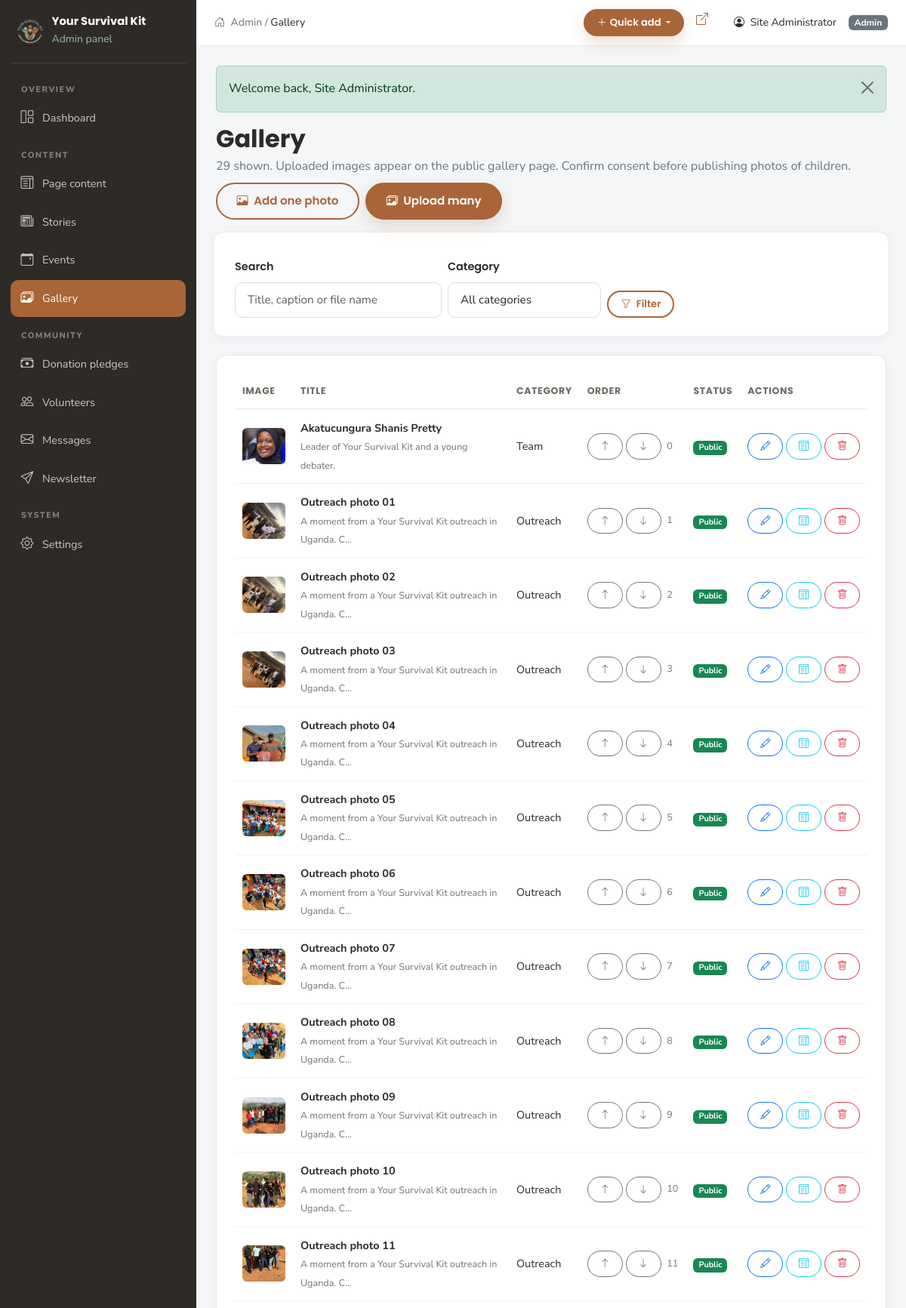
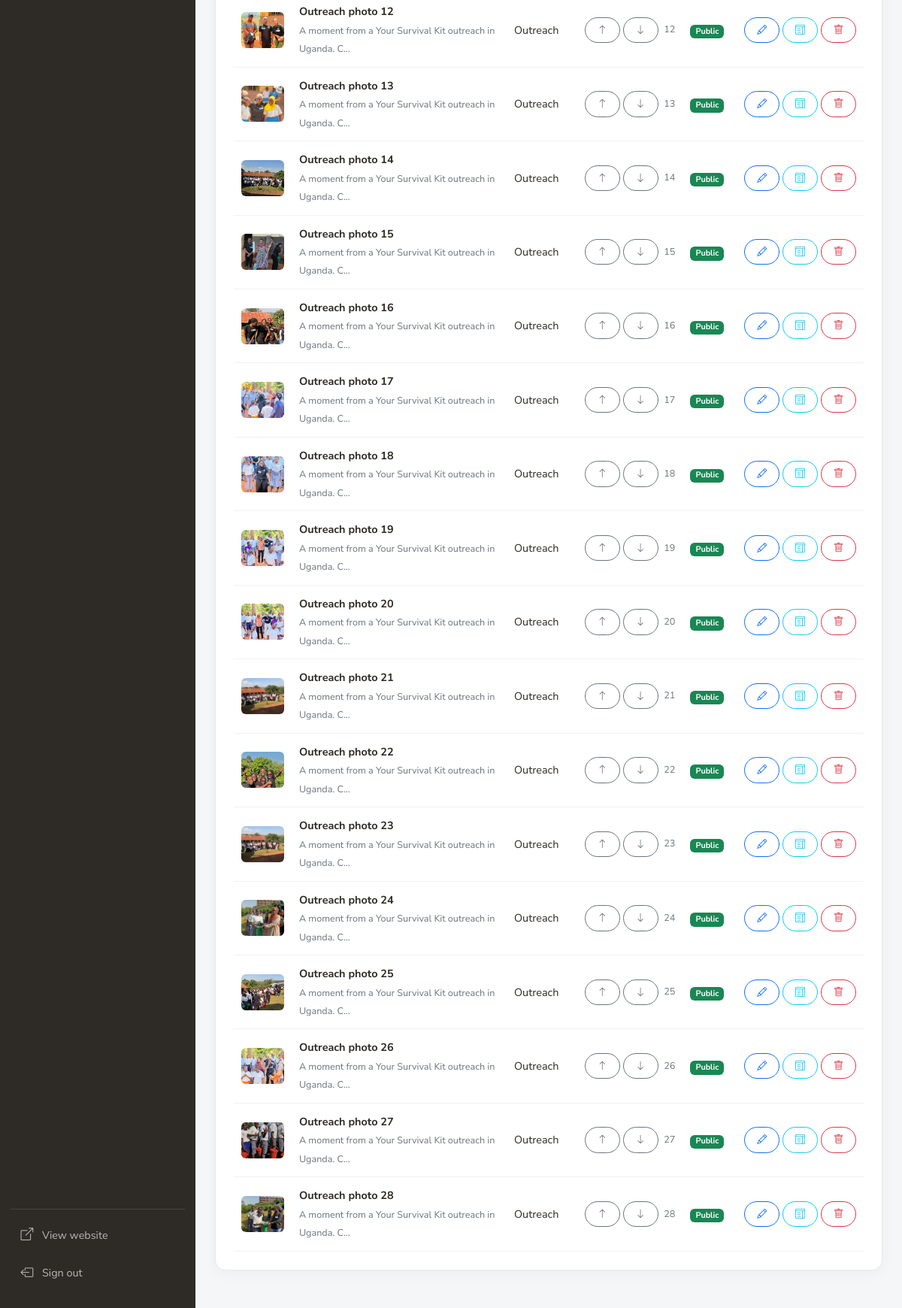
Page /admin/gallery.php (signed in) on the committed database (2 pictures, top to bottom).
### tables this page shows
CREATE TABLE IF NOT EXISTS gallery (
  id         INT UNSIGNED AUTO_INCREMENT PRIMARY KEY,
  title      VARCHAR(180) NOT NULL,
  caption    TEXT,
  category   VARCHAR(80) NOT NULL DEFAULT 'General',
  image      VARCHAR(255) NOT NULL,
  sort_order INT NOT NULL DEFAULT 0,
  consent_confirmed TINYINT(1) NOT NULL DEFAULT 1,
  created_at TIMESTAMP NOT NULL DEFAULT CURRENT_TIMESTAMP
);

### includes/config.php (called while the page is built, shortened)
<?php
function url(string $path = ''): string
{
    return BASE_URL . ltrim($path, '/');
}
function asset(string $path): string
{
    return url('assets/' . ltrim($path, '/'));
}

### includes/auth.php (called while the page is built, shortened)
<?php
require_once __DIR__ . '/functions.php';
function current_admin(): array
{
    global $pdo;
    $stmt = $pdo->prepare('SELECT id, name, email, role FROM admin_users WHERE id = ? LIMIT 1');
    $stmt->execute([$_SESSION['admin_id'] ?? 0]);
    $admin = $stmt->fetch() ?: ['id' => 0, 'name' => 'Administrator', 'email' => '', 'role' => 'admin'];
    return $admin;
}

### admin/gallery.php (the view, shortened to what this page needs)
<?php
$adminActive = 'gallery.php';
$pageTitle   = 'Gallery';
require_once dirname(__DIR__) . '/includes/auth.php';
$action = $_GET['action'] ?? 'list';
require_once __DIR__ . '/includes/header.php';
$photo = ['id' => 0, 'title' => '', 'caption' => '', 'category' => 'General', 'image' => null, 'sort_order' => 0, 'consent_confirmed' => 0];
if ($action === 'new' || $action === 'edit'): ?>
  <div class="d-flex justify-content-between align-items-center mb-4">
    <h2><?= $action === 'edit' ? 'Edit photo' : 'Add photo' ?></h2>
    <a href="<?= e(url('admin/gallery.php')) ?>" class="btn btn-outline-secondary btn-sm"><i class="bi bi-arrow-left me-1"></i> Gallery</a>
  </div>
  <form method="post" action="<?= e(url('admin/gallery.php')) ?>" enctype="multipart/form-data" class="admin-card">
    <?php csrf_field(); ?>
    <input type="hidden" name="do" value="save"><input type="hidden" name="id" value="<?= (int) $photo['id'] ?>">
    <div class="row g-3">
      <div class="col-md-6">
        <label class="form-label" for="title">Title *</label>
        <input class="form-control" id="title" name="title" value="<?= e($_POST['title'] ?? $photo['title']) ?>" required>
      </div>
      <div class="col-md-3">
        <label class="form-label" for="category">Category</label>
        <input class="form-control" id="category" name="category" value="<?= e($_POST['category'] ?? $photo['category']) ?>" placeholder="Packing, Community…">
      </div>
      <div class="col-md-3">
        <label class="form-label" for="sort_order">Sort order</label>
        <input type="number" class="form-control" id="sort_order" name="sort_order" value="<?= (int) ($_POST['sort_order'] ?? $photo['sort_order']) ?>">
      </div>
      <div class="col-12">
        <label class="form-label" for="caption">Caption</label>
        <textarea class="form-control" id="caption" name="caption" rows="2"><?= e($_POST['caption'] ?? $photo['caption']) ?></textarea>
      </div>
      <div class="col-md-6">
        <label class="form-label" for="image">Image <?= $action === 'new' ? '*' : '(leave blank to keep current)' ?></label>
        <input type="file" class="form-control" id="image" name="image" accept="image/*" data-preview="#imagePreview" <?= $action === 'new' ? 'required' : '' ?>>
        <img id="imagePreview" src="<?= e(image_src($photo['image'])) ?>" alt="Preview" class="mt-2 rounded" style="max-height:180px;<?= $photo['image'] ? '' : 'display:none' ?>">
      </div>
      <div class="col-12">
        <div class="form-check">
          <input class="form-check-input" type="checkbox" id="consent" name="consent_confirmed" value="1" <?= !empty($photo['consent_confirmed']) ? 'checked' : '' ?>>
          <label class="form-check-label" for="consent">I confirm this photo may be shown publicly (required for photos of children)</label>
        </div>
      </div>
    </div>
    <div class="mt-4 d-flex gap-2">
      <button class="btn btn-ys" type="submit"><i class="bi bi-check2 me-1"></i> Save photo</button>
      <a href="<?= e(url('admin/gallery.php')) ?>" class="btn btn-outline-secondary">Cancel</a>
    </div>
  </form>
<?php else:
    $where = [];
    $params = [];
    $search = trim($_GET['search'] ?? '');
    $sql = 'SELECT * FROM gallery' . ($where ? ' WHERE ' . implode(' AND ', $where) : '') . ' ORDER BY sort_order, id DESC';
    $stmt = $pdo->prepare($sql);
    $stmt->execute($params);
    $all = $stmt->fetchAll();
?>
  <div class="d-flex flex-wrap justify-content-between align-items-center mb-4 gap-2">
    <div><h2 class="mb-1">Gallery</h2><p class="text-secondary mb-0"><?= count($all) ?> shown. Uploaded images appear on the public gallery page. Confirm consent before publishing photos of children.</p></div>
    <div class="d-flex gap-2">
      <a href="<?= e(url('admin/gallery.php?action=new')) ?>" class="btn btn-outline-ys"><i class="bi bi-image me-1"></i> Add one photo</a>
      <button class="btn btn-ys" type="button" data-bs-toggle="collapse" data-bs-target="#bulkUpload"><i class="bi bi-images me-1"></i> Upload many</button>
    </div>
  </div>
  <form class="admin-card mb-4 row g-2 align-items-end" method="get" action="<?= e(url('admin/gallery.php')) ?>">
    <div class="col-md-4">
      <label class="form-label small" for="search">Search</label>
      <input class="form-control form-control-sm" id="search" name="search" value="<?= e($search) ?>" placeholder="Title, caption or file name">
    </div>
    <div class="col-md-3">
      <label class="form-label small" for="category">Category</label>
      <select class="form-select form-select-sm" id="category" name="category">
        <option value="">All categories</option>
      </select>
    </div>
    <div class="col-auto"><button class="btn btn-outline-ys btn-sm" type="submit"><i class="bi bi-funnel me-1"></i> Filter</button></div>
  </form>
  <div class="admin-card">
    <?php if ($all): ?>
      <div class="table-responsive">
        <table class="admin-table">
          <thead><tr><th>Image</th><th>Title</th><th>Category</th><th>Order</th><th>Status</th><th>Actions</th></tr></thead>
          <tbody>
            <?php foreach ($all as $g):
            ?>
              <tr>
                <td>
                  <img class="table-img" src="<?= e(image_src($g['image'])) ?>" alt="">
                </td>
                <td><strong><?= e($g['title']) ?></strong><br><small class="text-secondary"><?= e(excerpt($g['caption'], 55)) ?></small></td>
                <td><?= e($g['category']) ?></td>
                <td class="text-nowrap">
                  <form method="post" action="<?= e(url('admin/gallery.php')) ?>" class="d-inline">
                    <button class="btn btn-sm btn-outline-secondary" name="direction" value="up" title="Move up"><i class="bi bi-arrow-up"></i></button>
                    <button class="btn btn-sm btn-outline-secondary" name="direction" value="down" title="Move down"><i class="bi bi-arrow-down"></i></button>
                  </form>
                  <small class="text-secondary ms-1"><?= (int) $g['sort_order'] ?></small>
                </td>
                <td>
                  <?php if (empty($g['consent_confirmed'])): ?><span class="badge bg-secondary">Hidden</span><?php else: ?><span class="badge bg-success">Public</span><?php endif; ?>
                </td>
                <td class="text-nowrap">
                  <a class="btn btn-sm btn-outline-primary" href="<?= e(url('admin/gallery.php?action=edit&id=' . $g['id'])) ?>" title="Edit"><i class="bi bi-pencil"></i></a>
                  <a class="btn btn-sm btn-outline-info" href="<?= e(url('admin/content.php?tab=about')) ?>" title="Use in page content"><i class="bi bi-layout-text-window"></i></a>
                  <form method="post" action="<?= e(url('admin/gallery.php')) ?>" class="d-inline" data-confirm="Delete this photo?">
                    <button class="btn btn-sm btn-outline-danger" title="Delete"><i class="bi bi-trash"></i></button>
                  </form>
                </td>
              </tr>
            <?php endforeach; ?>
          </tbody>
        </table>
      </div>
    <?php else: ?>
      <p class="text-secondary mb-0">No gallery entries match this filter. Upload photos above, or clear the filter.</p>
    <?php endif; ?>
  </div>
<?php endif; ?>
<?php require_once __DIR__ . '/includes/footer.php'; ?>

### admin/includes/header.php (shortened to what this page needs)
<?php
require_once dirname(__DIR__) . '/../includes/auth.php';
$admin       = current_admin();
$adminActive = $adminActive ?? '';
$menu = [
  ['label' => 'Overview', 'items' => [
    ['key' => '',            'icon' => 'bi-grid-1x2',      'label' => 'Dashboard',         'title' => 'Dashboard overview'],
  ]],
  ['label' => 'Content', 'items' => [
    ['key' => 'content.php', 'icon' => 'bi-layout-text-window', 'label' => 'Page content',  'title' => 'Edit headings, text and section photos'],
    ['key' => 'news.php',    'icon' => 'bi-newspaper',     'label' => 'Stories',           'title' => 'Add, edit and delete news stories'],
    ['key' => 'events.php',  'icon' => 'bi-calendar-event','label' => 'Events',            'title' => 'Add, edit, delete and announce events'],
    ['key' => 'gallery.php', 'icon' => 'bi-images',        'label' => 'Gallery',           'title' => 'Add, edit, reorder and publish photos'],
  ]],
  ['label' => 'Community', 'items' => [
    ['key' => 'donations.php',   'icon' => 'bi-cash-stack', 'label' => 'Donation pledges', 'title' => 'Review, confirm and delete donation pledges'],
    ['key' => 'volunteers.php',  'icon' => 'bi-people',     'label' => 'Volunteers',       'title' => 'Review and update volunteer applications'],
    ['key' => 'messages.php',    'icon' => 'bi-envelope',   'label' => 'Messages',         'title' => 'Read, reply to and delete messages'],
    ['key' => 'subscribers.php', 'icon' => 'bi-send',       'label' => 'Newsletter',       'title' => 'Add, verify and remove subscribers'],
  ]],
  ['label' => 'System', 'items' => [
    ['key' => 'settings.php', 'icon' => 'bi-gear', 'label' => 'Settings', 'title' => 'Contact details, email delivery, stats and password'],
  ]],
];
?>
<!doctype html>
<html lang="en">
<head>
  <link href="https://cdn.jsdelivr.net/npm/bootstrap@5.3.3/dist/css/bootstrap.min.css" rel="stylesheet">
  <link href="https://cdn.jsdelivr.net/npm/bootstrap-icons@1.11.3/font/bootstrap-icons.min.css" rel="stylesheet">
  <link href="<?= e(asset('css/style.css') . '?v=20261128b') ?>" rel="stylesheet">
</head>
<body class="admin-body">
<aside class="admin-sidebar" id="adminSidebar" aria-label="Admin menu">
  <div class="brand">
    <img src="<?= e(asset('img/logo.png')) ?>" alt="Logo">
    <div class="flex-grow-1">
      <strong>Your Survival Kit</strong>
      <small style="color:var(--ys-green)">Admin panel</small>
    </div>
  </div>
  <nav class="admin-nav">
    <ul class="nav flex-column">
      <?php foreach ($menu as $group): ?>
        <li class="admin-nav-group"><?= e($group['label']) ?></li>
        <?php foreach ($group['items'] as $item): ?>
          <?php
          $href   = $item['key'] ?: 'index.php';
          $active = ($adminActive === $item['key']) ? ' active' : '';
          ?>
          <li class="nav-item">
            <a class="nav-link<?= $active ?>" href="<?= e(url('admin/' . $href)) ?>" title="<?= e($item['title']) ?>">
              <i class="bi <?= e($item['icon']) ?>"></i>
              <span><?= e($item['label']) ?></span>
            </a>
          </li>
        <?php endforeach; ?>
      <?php endforeach; ?>
    </ul>
  </nav>
  <div class="admin-sidebar-foot">
    <a class="nav-link" href="<?= e(url()) ?>" target="_blank" rel="noopener"><i class="bi bi-box-arrow-up-right"></i> View website</a>
    <a class="nav-link" href="<?= e(url('admin/logout.php')) ?>"><i class="bi bi-box-arrow-left"></i> Sign out</a>
  </div>
</aside>
<div class="admin-main">
  <header class="admin-topbar">
    <div class="d-flex align-items-center min-w-0">
      <span class="text-secondary small admin-breadcrumb">
        <i class="bi bi-house-door me-1"></i> Admin / <span class="text-dark"><?= e($pageTitle ?? 'Dashboard') ?></span>
      </span>
    </div>
    <div class="d-flex align-items-center gap-2 gap-md-3">
      <div class="dropdown">
        <button class="btn btn-ys btn-sm dropdown-toggle" type="button" id="adminQuickAdd"
                data-bs-toggle="dropdown" aria-expanded="false" aria-label="Quick add">
          <i class="bi bi-plus-lg me-md-1"></i><span class="d-none d-md-inline">Quick add</span>
        </button>
      </div>
      <a class="admin-top-icon d-none d-sm-inline" href="<?= e(url()) ?>" target="_blank" rel="noopener" title="View website" aria-label="View website"><i class="bi bi-box-arrow-up-right"></i></a>
      <span class="small admin-user-name"><i class="bi bi-person-circle me-1"></i> <?= e($admin['name']) ?></span>
      <span class="badge bg-secondary admin-role"><?= e(ucfirst($admin['role'])) ?></span>
    </div>
  </header>
  <div class="admin-content">

### rows in the picture
gallery: image (picture), title "Akatucungura Shanis Pretty", caption "Leader of Your Survival Kit and a young debater.", category "Team", sort_order "0", consent_confirmed "Public"
gallery: image (picture), title "Outreach photo 01", caption "A moment from a Your Survival Kit outreach in Uganda. C…", category "Outreach", sort_order "1", consent_confirmed "Public"
gallery: image (picture), title "Outreach photo 02", caption "A moment from a Your Survival Kit outreach in Uganda. C…", category "Outreach", sort_order "2", consent_confirmed "Public"
gallery: image (picture), title "Outreach photo 03", caption "A moment from a Your Survival Kit outreach in Uganda. C…", category "Outreach", sort_order "3", consent_confirmed "Public"
gallery: image (picture), title "Outreach photo 04", caption "A moment from a Your Survival Kit outreach in Uganda. C…", category "Outreach", sort_order "4", consent_confirmed "Public"
gallery: image (picture), title "Outreach photo 05", caption "A moment from a Your Survival Kit outreach in Uganda. C…", category "Outreach", sort_order "5", consent_confirmed "Public"
gallery: image (picture), title "Outreach photo 06", caption "A moment from a Your Survival Kit outreach in Uganda. C…", category "Outreach", sort_order "6", consent_confirmed "Public"
gallery: image (picture), title "Outreach photo 07", caption "A moment from a Your Survival Kit outreach in Uganda. C…", category "Outreach", sort_order "7", consent_confirmed "Public"
gallery: image (picture), title "Outreach photo 08", caption "A moment from a Your Survival Kit outreach in Uganda. C…", category "Outreach", sort_order "8", consent_confirmed "Public"
gallery: image (picture), title "Outreach photo 09", caption "A moment from a Your Survival Kit outreach in Uganda. C…", category "Outreach", sort_order "9", consent_confirmed "Public"
gallery: image (picture), title "Outreach photo 10", caption "A moment from a Your Survival Kit outreach in Uganda. C…", category "Outreach", sort_order "10", consent_confirmed "Public"
gallery: image (picture), title "Outreach photo 11", caption "A moment from a Your Survival Kit outreach in Uganda. C…", category "Outreach", sort_order "11", consent_confirmed "Public"
gallery: image (picture), title "Outreach photo 12", caption "A moment from a Your Survival Kit outreach in Uganda. C…", category "Outreach", sort_order "12", consent_confirmed "Public"
gallery: image (picture), title "Outreach photo 13", caption "A moment from a Your Survival Kit outreach in Uganda. C…", category "Outreach", sort_order "13", consent_confirmed "Public"
gallery: image (picture), title "Outreach photo 14", caption "A moment from a Your Survival Kit outreach in Uganda. C…", category "Outreach", sort_order "14", consent_confirmed "Public"
gallery: image (picture), title "Outreach photo 15", caption "A moment from a Your Survival Kit outreach in Uganda. C…", category "Outreach", sort_order "15", consent_confirmed "Public"
gallery: image (picture), title "Outreach photo 16", caption "A moment from a Your Survival Kit outreach in Uganda. C…", category "Outreach", sort_order "16", consent_confirmed "Public"
gallery: image (picture), title "Outreach photo 17", caption "A moment from a Your Survival Kit outreach in Uganda. C…", category "Outreach", sort_order "17", consent_confirmed "Public"
gallery: image (picture), title "Outreach photo 18", caption "A moment from a Your Survival Kit outreach in Uganda. C…", category "Outreach", sort_order "18", consent_confirmed "Public"
gallery: image (picture), title "Outreach photo 19", caption "A moment from a Your Survival Kit outreach in Uganda. C…", category "Outreach", sort_order "19", consent_confirmed "Public"
gallery: image (picture), title "Outreach photo 20", caption "A moment from a Your Survival Kit outreach in Uganda. C…", category "Outreach", sort_order "20", consent_confirmed "Public"
gallery: image (picture), title "Outreach photo 21", caption "A moment from a Your Survival Kit outreach in Uganda. C…", category "Outreach", sort_order "21", consent_confirmed "Public"
gallery: image (picture), title "Outreach photo 22", caption "A moment from a Your Survival Kit outreach in Uganda. C…", category "Outreach", sort_order "22", consent_confirmed "Public"
gallery: image (picture), title "Outreach photo 23", caption "A moment from a Your Survival Kit outreach in Uganda. C…", category "Outreach", sort_order "23", consent_confirmed "Public"
gallery: image (picture), title "Outreach photo 24", caption "A moment from a Your Survival Kit outreach in Uganda. C…", category "Outreach", sort_order "24", consent_confirmed "Public"
gallery: image (picture), title "Outreach photo 25", caption "A moment from a Your Survival Kit outreach in Uganda. C…", category "Outreach", sort_order "25", consent_confirmed "Public"
gallery: image (picture), title "Outreach photo 26", caption "A moment from a Your Survival Kit outreach in Uganda. C…", category "Outreach", sort_order "26", consent_confirmed "Public"
gallery: image (picture), title "Outreach photo 27", caption "A moment from a Your Survival Kit outreach in Uganda. C…", category "Outreach", sort_order "27", consent_confirmed "Public"
gallery: image (picture), title "Outreach photo 28", caption "A moment from a Your Survival Kit outreach in Uganda. C…", category "Outreach", sort_order "28", consent_confirmed "Public"

### other values in the picture
$group['label'] "OVERVIEW"
$item['label'] "Dashboard"
$group['label'] "CONTENT"
$item['label'] "Page content"
$item['label'] "Stories"
$item['label'] "Events"
$item['label'] "Gallery"
$group['label'] "COMMUNITY"
$item['label'] "Donation pledges"
$item['label'] "Volunteers"
$item['label'] "Messages"
$item['label'] "Newsletter"
$group['label'] "SYSTEM"
$item['label'] "Settings"
$pageTitle "Gallery"
